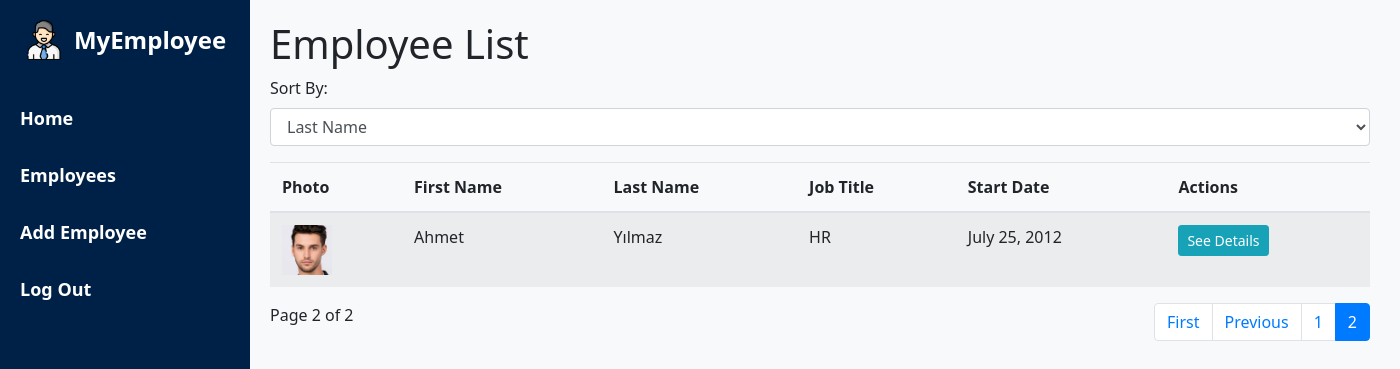
/api/employees/?page=2&sort=last_name, run on the app's committed database.
### MyApp/models.py (models this page shows)
class Employee(models.Model):
    first_name = models.CharField(max_length=100)
    last_name = models.CharField(max_length=100)
    job_title = models.CharField(max_length=100)
    birth_date = models.DateField(default=date.today)
    start_date = models.DateField(default=date.today)
    home_address = models.CharField(max_length=100, default='')
    mailing_address = models.CharField(max_length=100, default='')
    photo = models.ImageField(upload_to='photos/', blank=True, null=True)

### MyApp/views.py (the view)
# urls.py: path('employees/', views.employee_list, name='employee_list'),
def employee_list(request):
    sort_by = request.GET.get('sort', 'last_name')  # Default sort by 'last_name'
    if sort_by not in ['last_name', 'start_date']: # or sort by 'start_date'
        sort_by = 'last_name'
    employees = Employee.objects.all().order_by(sort_by)
    paginator = Paginator(employees, 10)  # Show 10 employees per page
    page_number = request.GET.get('page')
    page_obj = paginator.get_page(page_number)
    context = {
        'page_obj': page_obj,
        'sort_by': sort_by,
    }
    return render(request, 'employee_list.html', context)

### templates/employee_list.html (shortened to what this page needs)
{% extends 'base.html' %}
{% block content %}
<h1>Employee List</h1>
<div class="mb-3">
    <form method="get" action="{% url 'employee_list' %}">
        <div class="form-group">
            <label for="sort">Sort By:</label>
            <select id="sort" name="sort" class="form-control" onchange="this.form.submit()">
                <option value="last_name" {% if sort_by == 'last_name' %}selected{% endif %}>Last Name</option>
            </select>
        </div>
    </form>
</div>
<table class="table table-striped">
    <thead>
        <tr>
            <th>Photo</th>
            <th>First Name</th>
            <th>Last Name</th>
            <th>Job Title</th>
            <th>Start Date</th>
            <th>Actions</th>
        </tr>
    </thead>
    <tbody>
        {% for employee in page_obj %}
        <tr>
            <td>
                    <img src="{{ employee.photo.url }}" alt="{{ employee.first_name }} {{ employee.last_name }}" style="width: 50px; height: 50px; object-fit: cover;">
            </td>
            <td>{{ employee.first_name }}</td>
            <td>{{ employee.last_name }}</td>
            <td>{{ employee.job_title }}</td>
            <td>{{ employee.start_date }}</td>
            <td>
                <button type="button" class="btn btn-info btn-sm" data-toggle="modal" data-target="#employeeModal{{ employee.id }}">
                    See Details
                </button>
            </td>
        </tr>
        {% endfor %}
    </tbody>
</table>
<div class="d-flex justify-content-between">
    <div>
        <span>Page {{ page_obj.number }} of {{ page_obj.paginator.num_pages }}</span>
    </div>
    <div>
        <nav>
            <ul class="pagination">
                {% if page_obj.has_previous %}
                    <li class="page-item">
                        <a class="page-link" href="?page=1{% if sort_by %}&sort={{ sort_by }}{% endif %}">First</a>
                    </li>
                    <li class="page-item">
                        <a class="page-link" href="?page={{ page_obj.previous_page_number }}{% if sort_by %}&sort={{ sort_by }}{% endif %}">Previous</a>
                    </li>
                {% endif %}
                {% for num in page_obj.paginator.page_range %}
                    {% if page_obj.number == num %}
                        <li class="page-item active">
                            <span class="page-link">{{ num }}</span>
                        </li>
                    {% else %}
                        <li class="page-item">
                            <a class="page-link" href="?page={{ num }}{% if sort_by %}&sort={{ sort_by }}{% endif %}">{{ num }}</a>
                        </li>
                    {% endif %}
                {% endfor %}
            </ul>
        </nav>
    </div>
</div>
{% endblock %}

### templates/base.html (style rules this page uses)
body { font-family: 'Segoe UI', Tahoma, Geneva, Verdana, sans-serif; background-color: #f8f9fa; margin: 0; padding: 0; }

### data on the page
Employee: photo (picture), first_name "Ahmet", last_name "Yılmaz", job_title "HR", start_date "July 25, 2012"

### other printed values
{{ page_obj.number }} "2"
{{ page_obj.paginator.num_pages }} "2"
{{ num }} "1"
{{ num }} "2"
